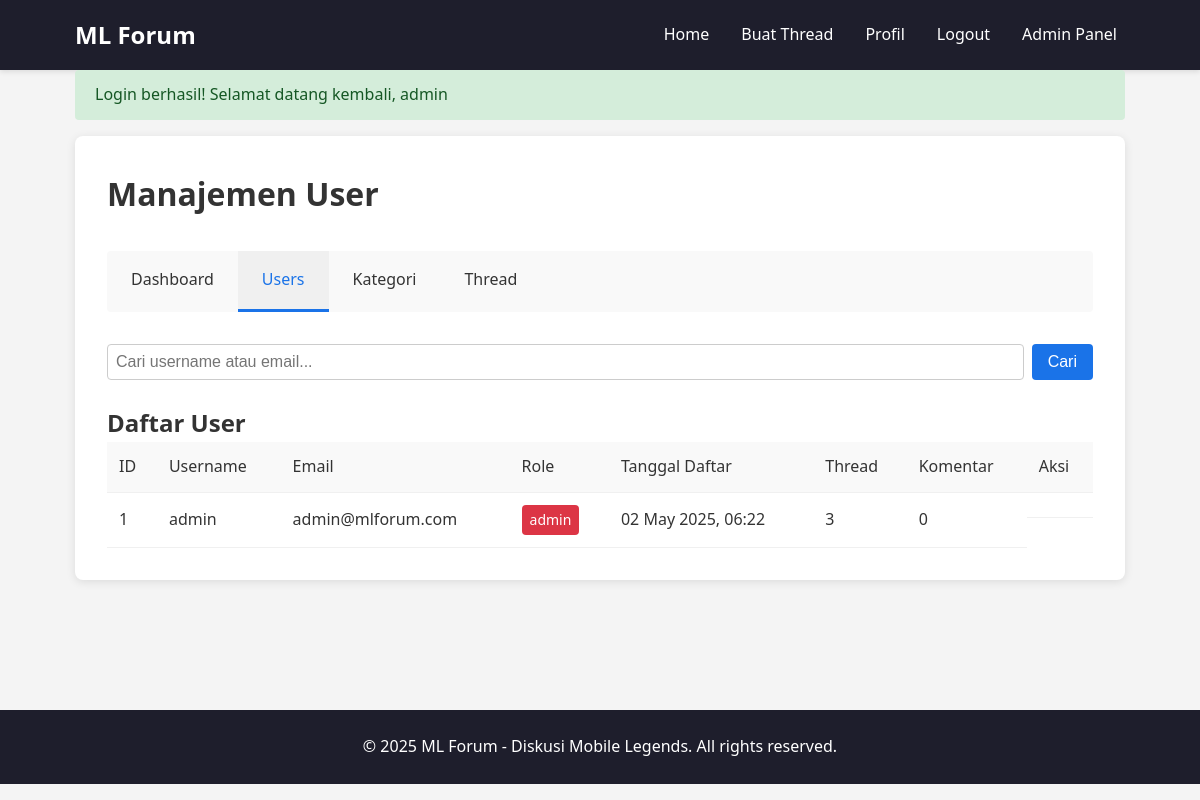
The page /admin/users.php (signed in) on the database its author committed.
### tables this page shows
CREATE TABLE users (
  id INT AUTO_INCREMENT PRIMARY KEY,
  username VARCHAR(50) NOT NULL UNIQUE,
  password VARCHAR(255) NOT NULL,
  email VARCHAR(100) NOT NULL UNIQUE,
  role ENUM('admin', 'user') DEFAULT 'user',
  join_date TIMESTAMP DEFAULT CURRENT_TIMESTAMP
);

### admin/users.php (the view, shortened to what this page needs)
<?php
$parent_dir = dirname(__DIR__);
require_once $parent_dir . '/includes/header.php';
$search = isset($_GET['search']) ? clean($_GET['search']) : '';
if(!empty($search)) {
    $search_term = "%$search%";
    $query = "SELECT *,
             (SELECT COUNT(*) FROM threads WHERE user_id = users.id) as thread_count,
             (SELECT COUNT(*) FROM comments WHERE user_id = users.id) as comment_count
             FROM users
             WHERE username LIKE ? OR email LIKE ?
             ORDER BY id";
    $stmt = $conn->prepare($query);
    $stmt->bind_param("ss", $search_term, $search_term);
    $stmt->execute();
    $result = $stmt->get_result();
} else {
    $query = "SELECT *,
             (SELECT COUNT(*) FROM threads WHERE user_id = users.id) as thread_count,
             (SELECT COUNT(*) FROM comments WHERE user_id = users.id) as comment_count
             FROM users
             ORDER BY id";
    $result = $conn->query($query);
}
?>
<div class="admin-container">
    <div class="admin-header">
        <h1>Manajemen User</h1>
    </div>
    <div class="admin-menu">
        <a href="index.php" class="admin-menu-item">Dashboard</a>
        <a href="users.php" class="admin-menu-item active">Users</a>
        <a href="categories.php" class="admin-menu-item">Kategori</a>
        <a href="threads.php" class="admin-menu-item">Thread</a>
    </div>
    <div class="admin-content">
        <div class="search-section">
            <form action="users.php" method="GET" class="search-form">
                <div class="form-group">
                    <input type="text" name="search" placeholder="Cari username atau email..." value="<?php echo $search; ?>">
                    <button type="submit" class="btn">Cari</button>
                </div>
            </form>
        </div>
        <h2>Daftar User</h2>
        <?php if($result->num_rows > 0): ?>
            <table class="table">
                <thead>
                    <tr>
                        <th>ID</th>
                        <th>Username</th>
                        <th>Email</th>
                        <th>Role</th>
                        <th>Tanggal Daftar</th>
                        <th>Thread</th>
                        <th>Komentar</th>
                        <th>Aksi</th>
                    </tr>
                </thead>
                <tbody>
                    <?php while($user = $result->fetch_assoc()): ?>
                        <tr>
                            <td><?php echo $user['id']; ?></td>
                            <td><?php echo $user['username']; ?></td>
                            <td><?php echo $user['email']; ?></td>
                            <td>
                                <?php if($user['id'] != $_SESSION['user_id']): ?>
                                    <?php if($user['role'] == 'admin'): ?>
                                        <a href="users.php?change_role=<?php echo $user['id']; ?>&role=user" class="role-badge admin" onclick="return confirm('Ubah role <?php echo $user['username']; ?> menjadi user?')">Admin</a>
                                    <?php else: ?>
                                        <a href="users.php?change_role=<?php echo $user['id']; ?>&role=admin" class="role-badge user" onclick="return confirm('Ubah role <?php echo $user['username']; ?> menjadi admin?')">User</a>
                                    <?php endif; ?>
                                <?php else: ?>
                                    <span class="role-badge <?php echo $user['role']; ?>"><?php echo $user['role']; ?></span>
                                <?php endif; ?>
                            </td>
                            <td><?php echo formatDate($user['join_date']); ?></td>
                            <td><?php echo $user['thread_count']; ?></td>
                            <td><?php echo $user['comment_count']; ?></td>
                            <td class="action-buttons">
                            </td>
                        </tr>
                    <?php endwhile; ?>
                </tbody>
            </table>
        <?php endif; ?>
    </div>
</div>
<?php require_once $parent_dir . '/includes/footer.php'; ?>

### assets/css/style.css (style rules this page uses)
* { margin: 0; padding: 0; box-sizing: border-box; }
body { font-family: 'Segoe UI', Tahoma, Geneva, Verdana, sans-serif; line-height: 1.6; color: #333; background-color: #f4f4f4; }
a { text-decoration: none; color: #1a73e8; }
.form-group { margin-bottom: 1rem; }
.form-group input, .form-group textarea, .form-group select { width: 100%; padding: 0.5rem; border: 1px solid #ccc; border-radius: 4px; font-size: 1rem; }
.btn { display: inline-block; background-color: #1a73e8; color: white; padding: 0.5rem 1rem; border: none; border-radius: 4px; cursor: pointer; font-size: 1rem; transition: background-color 0.3s; }
.admin-container { background-color: white; padding: 2rem; border-radius: 8px; box-shadow: 0 2px 10px rgba(0, 0, 0, 0.1); }
.admin-header { margin-bottom: 2rem; }
.admin-header h1 { margin-bottom: 1rem; }
.admin-menu { display: flex; background-color: #f9f9f9; border-radius: 4px; margin-bottom: 2rem; }
.admin-menu-item { padding: 1rem 1.5rem; color: #333; border-bottom: 3px solid transparent; transition: all 0.3s; }
.admin-menu-item:hover, .admin-menu-item.active { color: #1a73e8; border-bottom-color: #1a73e8; background-color: #f0f0f0; }
.table { width: 100%; border-collapse: collapse; }
.table th, .table td { padding: 0.75rem; text-align: left; border-bottom: 1px solid #f0f0f0; }
.table th { background-color: #f9f9f9; font-weight: 500; }
.action-buttons { display: flex; gap: 0.5rem; }

### admin/users.php (style rules this page uses)
.search-section { margin-bottom: 1.5rem; }
.search-form .form-group { display: flex; gap: 0.5rem; }
.search-form input { flex: 1; }
.role-badge { display: inline-block; padding: 0.25rem 0.5rem; border-radius: 4px; font-size: 0.875rem; font-weight: 500; }
.role-badge.admin { background-color: #dc3545; color: white; }

### rows shown on the page
users: id "1", username "admin", email "admin@mlforum.com", role "admin", join_date "02 May 2025, 06:22", thread_count "3", comment_count "0"

### other values the page prints
$_SESSION['message'] "Login berhasil! Selamat datang kembali, admin"
